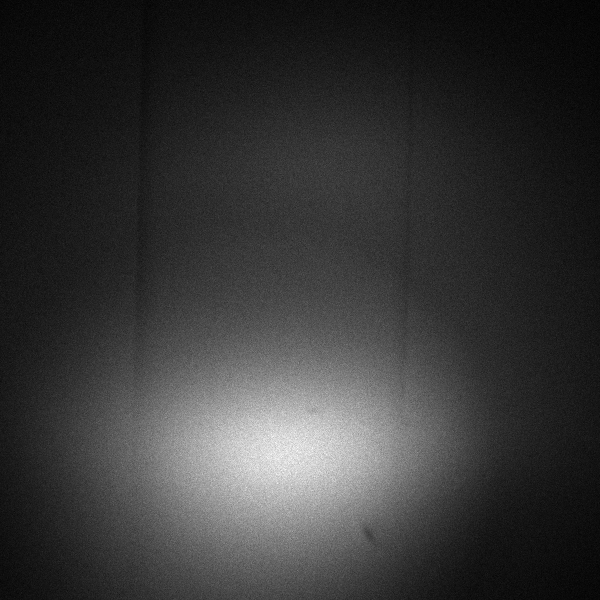
#> input picture data/img_000000000_Default_000.tif, 600 x 600 px; its folder holds only this picture in this run
$ jupyter execute bead_intensity_calculator.ipynb   (older library calls are emulated)
#> lines starting #> are read from the running program, lines starting #| are printed output that depends on the picture; long printed decimals are rounded
[cell 1]
# Load the images

import matplotlib.pyplot as plt

from skimage import data, color, img_as_ubyte
from skimage.feature import canny
from skimage.transform import hough_ellipse
from skimage.draw import ellipse_perimeter
import cv2
import numpy as np
from PIL import Image
import os
import glob

path_dir = 'data/*.tif'   # The input images are all saved in tif format and are located in data directory
all_files = glob.glob(path_dir)

assert len(all_files) > 0 # Make sure at least one .tif file is loaded

img = {} # this is a dictinary that contains all images

# Opening one test file to find the normalization factor for the images.
im = Image.open(all_files[0])
#> im is the input picture: PIL image 600x600 I;16B; min 101, max 847, mean 260.4
image_test = np.array(im).astype(np.uint16)
norm_val = 2 * np.max(image_test) / 255 # All images will be normalized by norm_val
#> norm_val = 6.64
print('normalization factor:', norm_val)
#| normalization factor: 6.643

for f in all_files:
    im_ = Image.open(f)
    img_ = np.array(im_) / norm_val
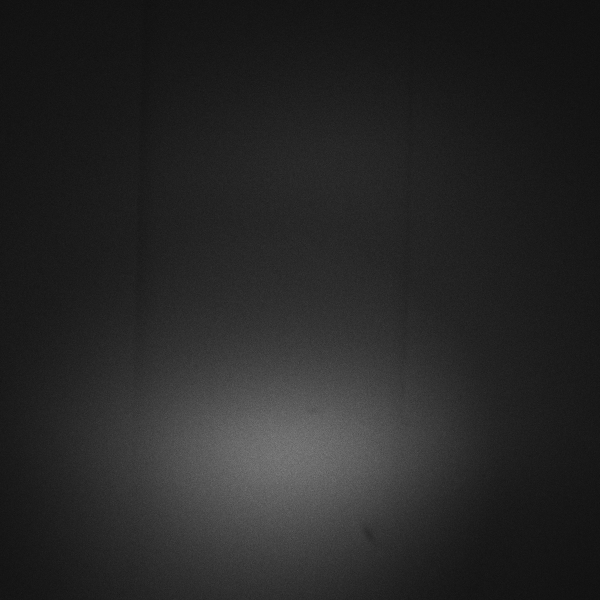
#> img_: shape (600, 600) float64; min 15.2, max 127.5, mean 39.2
    img[f] = img_.astype(np.uint8)

print(len(all_files), 'images successfully loaded')

[cell 2]
# Find an indicator for where high intensity pixels are

intensity_threshold_factor = 1.25

img_bead = {} # this is an indicator image and it is 1 in any pixel with intensity 1.25x normal

# background represents the median intensity of a pixel in the image
background = img[f].astype(np.float) * 0
#> background: shape (600, 600) float64; every value is 0

for m in range(background.shape[0]):
    for n in range(background.shape[1]):
        background[m][n] = np.median([img[g][m][n] for g in all_files])


for f in all_files:
    img_bead[f] = (img[f] > intensity_threshold_factor * background)
#> after the loop, img_bead = 1 item

[cell 3]
# Filter the images to find the beads

def add_check_(img, node):
    i = node[0]
    j = node[1]
    to_check = set()
    if i>=1:
        if img[i-1][j]:
            to_check.add((i-1, j))
    if i<img.shape[0] -1:
        if img[i+1][j]:
            to_check.add((i+1, j))
    if j>=1:
        if img[i][j-1]:
            to_check.add((i, j-1))
    if j<img.shape[1] -1:
        if img[i][j+1]:
            to_check.add((i, j+1))
    return to_check

# This function finds beads and only accepts them if their size is in a given range (low_threshold, high_threshold)
def find_beads(img, low_threshold=150, high_threshold=100000):
    beads = []
    img_cp_ = img.copy()
    for i in range(img_cp_.shape[0]):
        for j in range(img_cp_.shape[1]):
            if img_cp_[i][j]:
                neighbors = {(i, j)}
                to_check = add_check_(img_cp_, (i, j))
                while to_check:
                    node = to_check.pop()
                    neighbors.add(node)
                    img_cp_[node[0]][node[1]] = 0.0
                    to_check = to_check.union(add_check_(img_cp_, node))

                if len(neighbors) > low_threshold and len(neighbors) < high_threshold:
                    beads.append(neighbors)
    return beads

bead_info = {} #contains {(x_bead, y_bead), size_bead, avg_intensity_bead}
bead_indicator = {} # beads is a dictionary that contains the indices of all pixels that contain all beads
bead_intensity = [] # contains the average intensity of all individual beads that are identified

for f in all_files:
    bead_indicator[f] = find_beads(img_bead[f])
    bead_info_ = []
    for bead in bead_indicator[f]:
        bead_intensity_ = 0
        for pix in bead:
            bead_intensity_ += (img[f][pix[0]][pix[1]] / background[pix[0]][pix[1]])

        bead_intensity.append(bead_intensity_/len(bead))
        bead_info_.append(((np.mean([pix[0] for pix in bead]), np.mean([pix[1] for pix in bead])), len(bead), bead_intensity_/len(bead)))

    bead_info[f] = bead_info_
#> after the loop, bead_indicator = {'data/img_000000000_Default_000.tif': []}; bead_info = {'data/img_000000000_Default_000.tif': []}; bead_intensity = []

print('mean bead intensity', np.mean(bead_intensity))
#| mean bead intensity nan
print('median bead intensity', np.median(bead_intensity))
#| median bead intensity nan

[cell 4]
# Plot the image

img_bead_ = {}
color_img = {}
for f in all_files:
    print(f, '\n', 'number of beads:', len(bead_indicator[f]), '\n', 'bead loc, size, intensity, ', bead_info[f])
    fig2, (ax1, ax2, ax3) = plt.subplots(ncols=3, nrows=1, figsize=(8, 4),
                                sharex=True, sharey=True)

    mm = img_bead[f].shape[0]
    nn = img_bead[f].shape[1]
    img_bead_[f] = np.zeros((mm, nn))
    for bead in bead_indicator[f]:
        for pix in bead:
            img_bead_[f][pix[0]][pix[1]] = 1

    laplacian = cv2.Laplacian(img_bead_[f],cv2.CV_64F)
    color_img[f] = cv2.cvtColor(img[f], cv2.COLOR_GRAY2RGB)

    for i in range(color_img[f].shape[0]):
        for j in range(color_img[f].shape[1]):
            if laplacian[i,j] !=0:
                color_img[f][i,j] = [255, 0, 0]


    ax1.set_title('Original image')
    ax1.imshow(cv2.cvtColor(img[f], cv2.COLOR_GRAY2RGB))

    ax2.set_title('Edge (red)')
    ax2.imshow(color_img[f])

    ax3.set_title('Beads (yellow)')
    ax3.imshow(img_bead_[f])

    plt.show()
#> this loop made 1 pass
#| data/img_000000000_Default_000.tif
#|  number of beads: 0
#|  bead loc, size, intensity,  []
#> pass 1, `plt.show()`:
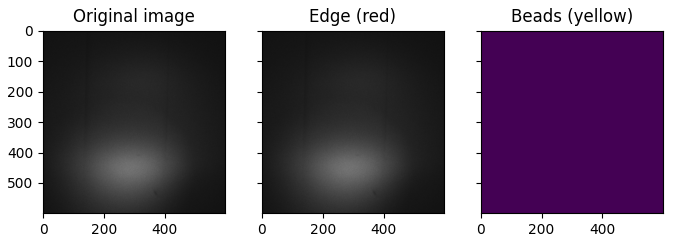
#> figure drawn by matplotlib, 3 panels
#> after the loop, color_img = 1 item; img_bead_ = 1 item

[cell 5]
# Export all bead info as CSV files

import csv
fieldnames = ['frame_number', 'intensity', 'size', 'x location', 'y location']


# beads.csv contains all beads
with open('beads.csv', mode='w') as csv_file:
    writer = csv.DictWriter(csv_file, fieldnames=fieldnames)
    writer.writeheader()
    for f in all_files:
        for bead in bead_indicator[f]:
            int_bead = 0
            for pix in bead:
                int_bead += img[f][pix[0]][pix[1]] / background[pix[0]][pix[1]]
            entry = {'frame_number': int(f.split('_')[1]), 'intensity': int_bead/len(bead), 'size': len(bead),
                     'x location': np.mean([pix[0] for pix in bead]), 'y location': np.mean([pix[1] for pix in bead])}
            writer.writerow(entry)

# beads_up.csv contains all beads that appear in the upper half of the image plane
with open('beads_up.csv', mode='w') as csv_file:
    writer = csv.DictWriter(csv_file, fieldnames=fieldnames)
    writer.writeheader()
    for f in all_files:
        for bead in bead_indicator[f]:
            x_loc = np.mean([pix[0] for pix in bead])
            if x_loc < 300:
                int_bead = 0
                for pix in bead:
                    int_bead += img[f][pix[0]][pix[1]]  / background[pix[0]][pix[1]]
                entry = {'frame_number': int(f.split('_')[1]), 'intensity': int_bead/len(bead), 'size': len(bead),
                         'x location': np.mean([pix[0] for pix in bead]), 'y location': np.mean([pix[1] for pix in bead])}
                writer.writerow(entry)

# beads_down.csv contains all beads that appear in the lower half of the image plane
with open('beads_down.csv', mode='w') as csv_file:
    writer = csv.DictWriter(csv_file, fieldnames=fieldnames)
    writer.writeheader()
    for f in all_files:
        for bead in bead_indicator[f]:
            x_loc = np.mean([pix[0] for pix in bead])
            if x_loc > 300:
                int_bead = 0
                for pix in bead:
                    int_bead += img[f][pix[0]][pix[1]] / background[pix[0]][pix[1]]
                entry = {'frame_number': int(f.split('_')[1]), 'intensity': int_bead/len(bead), 'size': len(bead),
                         'x location': np.mean([pix[0] for pix in bead]), 'y location': np.mean([pix[1] for pix in bead])}
                writer.writerow(entry)

[cell 6]
# create a video with all bead edges marked

video_name = 'bead_video.mp4'

height, width, dummy = color_img[f].shape
#> height = 600; width = 600; dummy = 3
layers = len(all_files)

fps = 10
video = cv2.VideoWriter(video_name, cv2.VideoWriter_fourcc(*'XVID'), fps, (width, height))

for f in all_files:
    video.write(color_img[f])


cv2.destroyAllWindows()
video.release()
